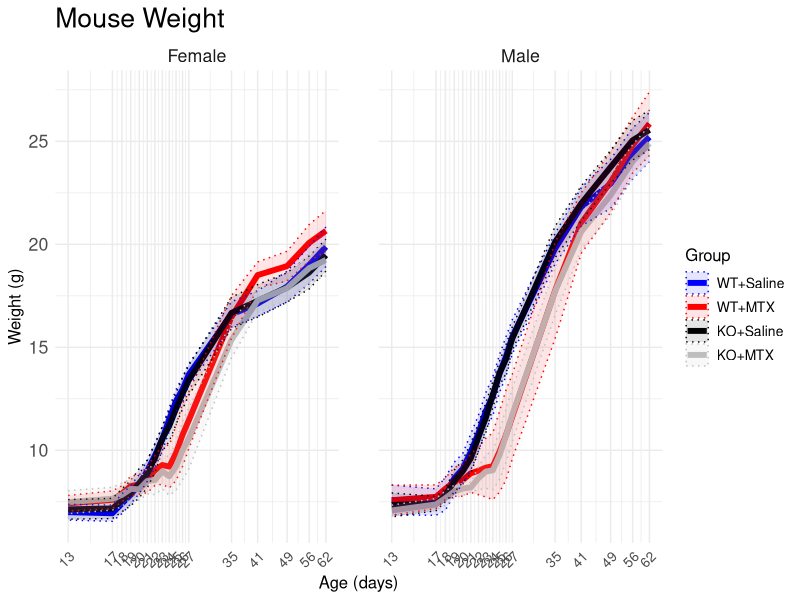

Reproduce this figure in R.
#########################################################
## LOAD PACKAGES                                       ##
#########################################################

library(tidyverse)
library(glue)
library(lme4)
library(lmerTest)
library(ggplot2)
library(gridExtra)

####################################################################################################
## MOUSE WEIGHT TRAJECTORY PLOT                                                                   ##
####################################################################################################

## LOAD DATA ##
FINAL_WEIGHT <- read.csv("FINAL_WEIGHT.csv")

## CHANGE TO NUMERIC ##
FINAL_WEIGHT$Age <- as.numeric(as.character(FINAL_WEIGHT$Age))
FINAL_WEIGHT$Weight <- as.numeric(as.character(FINAL_WEIGHT$Weight))

## CALCULATE MEAN CONFIDENCE INTERVALS ##
weightc <- FINAL_WEIGHT %>%
  group_by(Group, Sex, Age) %>%
  summarise(
    mean = mean(Weight, na.rm = TRUE),
    se = sd(Weight, na.rm = TRUE) / sqrt(n()),
    ci_lower = mean - qt(0.975, df = n() - 1) * se,
    ci_upper = mean + qt(0.975, df = n() - 1) * se,
    N = n(),
    .groups = 'drop'
  )

## RE-ORDER GROUP LEVELS FOR LEGEND ##
weightc$Group <- factor(weightc$Group, levels = c("WT+Saline", "WT+MTX", "KO+Saline", "KO+MTX"))

## PLOTTING ##
cplt <- ggplot(weightc, aes(x = Age, y = mean, group = Group, color = Group)) +
  geom_line(size = 2) +
  geom_ribbon(aes(ymin = ci_lower, ymax = ci_upper, fill = Group),
              alpha = 0.1, linetype = "dotted", size = 0.5) +
  labs(title = "Mouse Weight",
       x = "Age (days)",
       y = "Weight (g)",
       color = "Group") +
  scale_color_manual(values = c("WT+Saline" = "blue",
                                "WT+MTX" = "red",
                                "KO+Saline" = "black",
                                "KO+MTX" = "grey")) +
  scale_fill_manual(values = c("WT+Saline" = "blue",
                               "WT+MTX" = "red",
                               "KO+Saline" = "black",
                               "KO+MTX" = "grey")) +
  facet_wrap(~Sex) +
  scale_x_continuous(trans = 'log10',
                     breaks = c(13, 17, 18, 19, 20, 21, 22, 23, 24, 25, 26, 27, 35, 41, 49, 56, 62)) +
  theme_minimal() +
  theme(
    text = element_text(size = 16),
    axis.text.x = element_text(angle = 45, vjust = 1, hjust = 1, size = 10),
    axis.title = element_text(size = 12),
    legend.text = element_text(size = 10),
    legend.title = element_text(size = 12),
    panel.spacing = unit(2, "lines")
  )

## SAVE TO PDF ##
cairo_pdf("Figure2.pdf", width = 10.0, height = 5.5)
print(cplt)
dev.off()

####################################################################################################
## MOUSE WEIGHT STATISTICAL CALCULATIONS                                                          ##
####################################################################################################


####################################################################################################
## FEMALE WT SALINE BASELINE                                                                      ##
####################################################################################################

## SET BASELINE LEVELS ##
FINAL_WEIGHT$Group <- relevel(factor(FINAL_WEIGHT$Group), ref = "WT+Saline")
FINAL_WEIGHT$Age <- as.factor(FINAL_WEIGHT$Age)
FINAL_WEIGHT$Sex <- factor(FINAL_WEIGHT$Sex, levels = c("Female", "Male"))

## FIT THE MODEL ##
Linear_mixed_model <- lmer(
  Weight ~ Age * Group * Sex + (1 | ID) + (1 | Home_Cage),
  data = FINAL_WEIGHT
)

coefs <- summary(Linear_mixed_model)$coefficients
sig_effects_WT_F <- coefs[grep("^Age[0-9]+:GroupWT\\+MTX$", rownames(coefs)) , ]
sig_effects_WT_F <- sig_effects_WT_F[sig_effects_WT_F[, "Pr(>|t|)"] < 0.05, ]
cat("## WT MTX FEMALE MICE ARE SIGNIFICANTLY SMALLER THAN WT SALINE FEMALE MICE FROM P22 TO P27 ##\n")
print(sig_effects_WT_F[, "Pr(>|t|)"])

####################################################################################################
## FEMALE KO SALINE BASELINE                                                                      ##
####################################################################################################

## SET BASELINE LEVELS ##
FINAL_WEIGHT$Group <- relevel(factor(FINAL_WEIGHT$Group), ref = "KO+Saline")
FINAL_WEIGHT$Sex <- factor(FINAL_WEIGHT$Sex, levels = c("Female", "Male"))

## FIT THE MODEL ##
Linear_mixed_model <- lmer(
  Weight ~ Age * Group * Sex + (1 | ID) + (1 | Home_Cage),
  data = FINAL_WEIGHT
)

coefs <- summary(Linear_mixed_model)$coefficients
sig_effects_KO_F <- coefs[grep("^Age[0-9]+:GroupKO\\+MTX$", rownames(coefs)) , ]
sig_effects_KO_F <- sig_effects_KO_F[sig_effects_KO_F[, "Pr(>|t|)"] < 0.05, ]
cat("## KO MTX FEMALE MICE ARE SIGNIFICANTLY SMALLER THAN KO SALINE FEMALE MICE FROM P22 TO P35 ##\n")
print(sig_effects_KO_F[, "Pr(>|t|)"])

####################################################################################################
## MALE KO SALINE BASELINE                                                                      ##
####################################################################################################

## SET BASELINE LEVELS ##
FINAL_WEIGHT$Group <- relevel(factor(FINAL_WEIGHT$Group), ref = "KO+Saline")
FINAL_WEIGHT$Sex <- factor(FINAL_WEIGHT$Sex, levels = c("Male", "Female"))

## FIT THE MODEL ##
Linear_mixed_model <- lmer(
  Weight ~ Age * Group * Sex + (1 | ID) + (1 | Home_Cage),
  data = FINAL_WEIGHT
)

coefs <- summary(Linear_mixed_model)$coefficients
sig_effects_KO_M <- coefs[grep("^Age[0-9]+:GroupKO\\+MTX$", rownames(coefs)) , ]
sig_effects_KO_M <- sig_effects_KO_M[sig_effects_KO_M[, "Pr(>|t|)"] < 0.05, ]
cat("## KO MTX MALE MICE ARE SIGNIFICANTLY SMALLER THAN KO SALINE MALE MICE FROM P22 TO P49 ##\n")
print(sig_effects_KO_M[, "Pr(>|t|)"])

####################################################################################################
## MALE WT SALINE BASELINE                                                                        ##
####################################################################################################

## SET BASELINE LEVELS ##
FINAL_WEIGHT$Group <- relevel(factor(FINAL_WEIGHT$Group), ref = "WT+Saline")
FINAL_WEIGHT$Sex <- factor(FINAL_WEIGHT$Sex, levels = c("Male", "Female"))

## FIT THE MODEL ##
Linear_mixed_model <- lmer(
  Weight ~ Age * Group * Sex + (1 | ID) + (1 | Home_Cage),
  data = FINAL_WEIGHT
)

coefs <- summary(Linear_mixed_model)$coefficients
sig_effects_WT_M <- coefs[grep("^Age[0-9]+:GroupWT\\+MTX$", rownames(coefs)) , ]
sig_effects_WT_M <- sig_effects_WT_M[sig_effects_WT_M[, "Pr(>|t|)"] < 0.05, ]
cat("## WT MTX MALE MICE ARE SIGNIFICANTLY SMALLER THAN WT SALINE MALE MICE FROM P22 TO P35 ##\n")
print(sig_effects_WT_M[, "Pr(>|t|)"])
